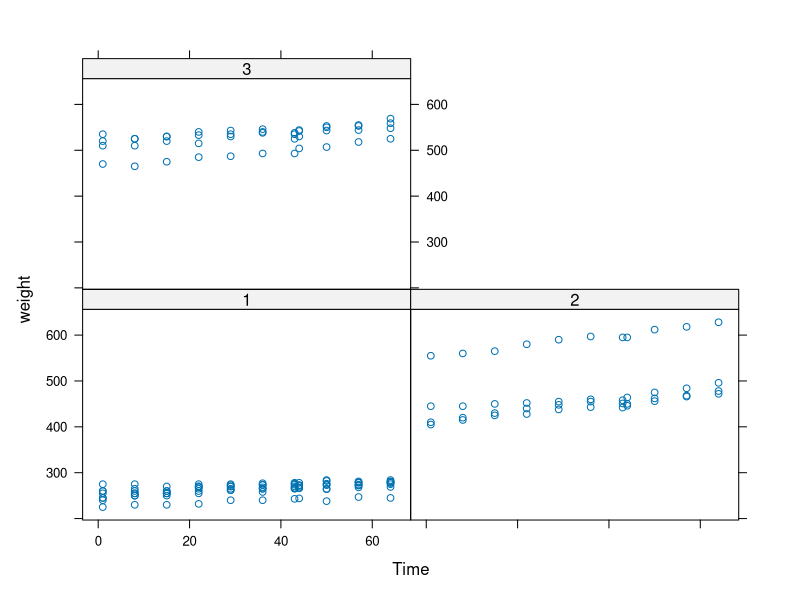

Write R code to recreate this figure. (Note: this script raises an error after producing the figure.)
library(nlme)
library(lattice)
xyplot(weight ~ Time | Diet, BodyWeight)

library(lattice)
library(datasets)
data(airquality)
p <- xyplot(Ozone ~ Wind | factor(Month), data = airquality)

library(datasets)
data(airquality)
qplot(Wind, Ozone, data = airquality, facets = . ~ factor(Month))

library(ggplot2)
g <- ggplot(movies, aes(votes, rating))
print(g)

